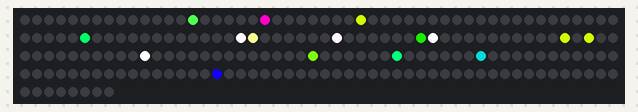
The sketch below on a simulated Arduino Uno, built with avr-gcc and run on an emulated ATmega328P. On the bench: 208 RGB LEDs in strip order, left to right, continuing on the next row. Random numbers use the default seed unless the sketch sets one.

Above: at 0.19 s.
At 3.99 s:
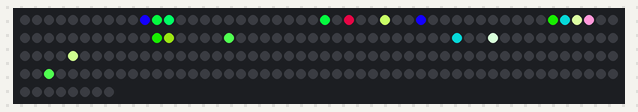
At 9.02 s:
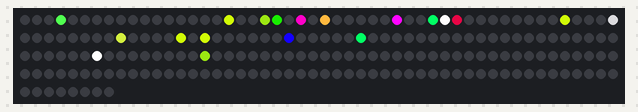
At 18.34 s:
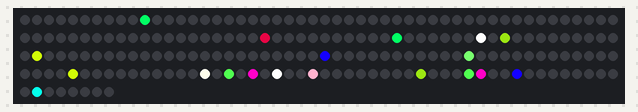
At 27.66 s:
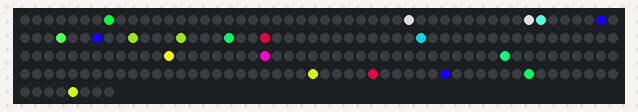
At 36.9 s:
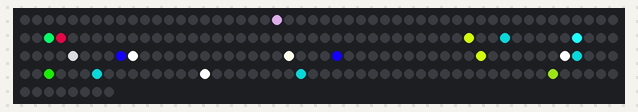

The sketch:

colorful_multi_bouncy_ball_physics.ino
```cpp
#include <LPD8806.h>
#include <SPI.h>
#include "ball.h"

const int
  ledCount = 208,
  ledPerMeter = 52,
  updateInterval = 1;
const float
  gravity = 5, // Earth gravity in m/s^2
//  gravity = 1.622, // Lunar gravity in m/s^2
  ledSpacing = 0.75 / ledPerMeter,
  stripCeiling = (ledCount - 1) * ledSpacing,
  timeFactor = updateInterval / 1000.0;
LPD8806
  strip = LPD8806(ledCount);
Ball balls[] = {
      Ball(stripCeiling, 25, .80, 1.0),
    Ball(stripCeiling, 30, .75, 1.4),
    Ball(stripCeiling, 15, .25, 1.6),
    Ball(stripCeiling, 50, .15, 1.9),
    Ball(stripCeiling, 15, .35, 1.11),
    Ball(stripCeiling, 9, .95, 1.6),
    Ball(stripCeiling, 25, .15, 1.22),
    Ball(stripCeiling, 11, .05, 1.8),
    Ball(stripCeiling, 150, .25, 0.4),
    Ball(stripCeiling, 40, .35, 1.1),
    Ball(stripCeiling, 25, .80, 1.0),
    Ball(stripCeiling, 1, .75, 1.4),
    Ball(stripCeiling, 25, .75, 1.2),
    Ball(stripCeiling, 50, .05, 1.9),
    Ball(stripCeiling, 15, .35, 2),
    Ball(stripCeiling, 9, .95, 1.6),
    Ball(stripCeiling, 25, .15, 1.22),
    Ball(stripCeiling, 11, .05, 1.8),
    Ball(stripCeiling, 200, .25, 2.4),
    Ball(stripCeiling, 40, .35, .8),
    Ball(stripCeiling, 1, .35, 1.0),
    Ball(stripCeiling, 20, .35, 1.1),
    Ball(stripCeiling, 30, .35, 0.3),
    Ball(stripCeiling, 40, .35, 0.2),

  };

const long colors[] = {
    strip.Color(127, 0, 100),
    strip.Color(0, 127, 50),
    strip.Color(10, 0, 127),
    strip.Color(100, 120, 3),
    strip.Color(40, 127, 40),
    strip.Color(10, 100, 0),
    strip.Color(90, 2, 27),
    strip.Color(127, 127, 127),
    strip.Color(60, 89, 7),
    strip.Color(2, 70, 70),
    strip.Color(127, 0, 100),
    strip.Color(0, 127, 50),
    strip.Color(10, 0, 127),
    strip.Color(100, 120, 3),
    strip.Color(40, 127, 40),
    strip.Color(10, 100, 0),
    strip.Color(90, 2, 27),
    strip.Color(127, 127, 127),
    strip.Color(60, 89, 7),
    strip.Color(2, 70, 70),
    strip.Color(12, 127, 127),
    strip.Color(120, 120, 7),
    strip.Color(2, 120, 30),

  };
const byte ballCount = sizeof(balls) / sizeof(Ball);

void setup() {
  strip.begin();
  strip.show();
//  Serial.begin(57600);
}

void loop() {
  static long nextStep = 0;
  long milliSeconds = millis();
//  if (Serial.available())
    serialAddKineticEnergy();
  if (milliSeconds >= nextStep) {
    nextStep += updateInterval;
    for (byte i = ballCount; i-- > 0;)
      balls[i].travel(timeFactor, gravity);
    renderDots();
  }
}

void serialAddKineticEnergy(void) {
//  byte peekChar = Serial.peek();
//  if (peekChar >= '0' && peekChar <= '9') {
    // Adds or subtracts kinetic energy to/from the current ball motion.
//    unsigned long addedForce = Serial.parseInt();
    unsigned long addedForce = 9;
    for (int i = 0; i < ballCount; ++i) {
//      Serial.print("Ball #");
//      Serial.print(i + 1);
//      Serial.print(": Force of ");
//      Serial.print(addedForce);
//      Serial.print("J changes speed from ");
//      Serial.print(balls[i].speed, 4);
//      Serial.print(" to ");
      balls[i].applyForce(addedForce);
//      Serial.print(balls[i].speed, 4);
//      Serial.println("m/s");
    }
//  } else {
//    if (Serial.read() == '?') {
//      for (int i = 0; i < ballCount; ++i) {
//        Serial.print("Ball #");
//        Serial.print(i + 1);
//        Serial.print(": ");
//        balls[i].serialReport();
//      }
//    }
//  }
}

void renderDots(void) {
  // Render the height of the ball on the line.
  for (int i = 0; i < ballCount; ++i) {
    int index = (balls[i].height + ledSpacing / 2) / ledSpacing;
    strip.setPixelColor(index, colors[random(0,24)] | strip.getPixelColor(index));
  }
  strip.show();
  for (int i = ballCount; i-- > 0;)
    strip.setPixelColor((balls[i].height + ledSpacing / 2) / ledSpacing, 0);
}
```

ball.cpp
```cpp
#include "ball.h"

Ball::Ball(float ceiling, int mass, float elasticity):
    ceiling(ceiling),
    mass(mass),
    elasticity(elasticity) {
        direction = DOWN;
}

Ball::Ball(float ceiling, int mass, float elasticity, float height, float speed):
    ceiling(ceiling),
    mass(mass),
    elasticity(elasticity),
    height(height),
    speed(speed) {
        direction = DOWN;
}

void Ball::travel(float duration, float gravity) {
  // Applies an acceleration on the ball.
  //
  // Gravity and other downward pulling forces should
  // be given as positive numbers. Similarly, upward
  // forces should have a negative sign.
  float distance, newHeight, timeTaken, acceleration = -gravity;
  if (speed || (height < ceiling && height > 0)) {
    newHeight = height + displacementAccelerated(duration, acceleration);
    if (newHeight <= 0 || newHeight >= ceiling) {
      // Ball bounces, calculate exact time to collision
      #if DEBUG
        Serial.print("Bounce! d-calculated=");
        Serial.println(displacementAccelerated(duration, acceleration), 7);
      #endif
      distance = newHeight < 0 ? -height : ceiling - height;
      if (!distance) {
        timeTaken = 0;
      } else {
        // Only calculate time required if there is distance to cover
        #if DEBUG
          Serial.print("d-to-impact=");
          Serial.print(distance, 7);
          Serial.print(", v=");
          Serial.print(velocity(), 7);
        #endif
        timeTaken = timeForDisplacement(distance, acceleration);
        changeVelocity(timeTaken, acceleration);
        #if DEBUG
          Serial.print(", delta-t=");
          Serial.println(timeTaken, 7);
        #endif
      }
      bounce();
      // After the bounce, calculate the post-bounce movement
      changeVelocity(duration - timeTaken, acceleration);
      height = newHeight < 0 ? 0 : ceiling;
      #if DEBUG
        Serial.print("t-post-bounce=");
        Serial.print(duration - timeTaken, 7);
        Serial.print(", v=");
        Serial.print(velocity(), 7);
        Serial.print(", delta-h=");
        Serial.println(
            displacementAccelerated(duration - timeTaken, acceleration), 6);
      #endif
      height += displacementAccelerated(duration - timeTaken, acceleration);
      postBounceLimitCheck();
    } else {
      height = newHeight;
      changeVelocity(duration, acceleration);
    }
  }
}

void Ball::applyForce(float force) {
  // Applies a certain force to the ball in the current direction of motion.
  applyForce(force, direction);
}

void Ball::applyForce(float force, Direction dir) {
  // Applies a certain force to the ball in the given direction.
  //
  // If the force applied is in the current direction of motion,
  // the ball simply speeds up. In the other case, the ball slows
  // down until it hits a dead stop. If the force is greater than
  // that, the direction is reversed and the remainder of the force
  // is applied to generate speed in the new direction.
  if (dir == direction) {
    speedFromEnergy(kineticEnergy() + force);
  } else {
  float currentEnergy = kineticEnergy();
    if (force > currentEnergy)
      reverseDirection();
    speedFromEnergy(abs(currentEnergy - force));
  }
}

void Ball::bounce(void) {
  // Bounces the ball, flipping direction of movement.
  //
  // Also chips away a fraction of the kinetic energy of the ball,
  // dependent on the elasticity factor.
  #if DEBUG
    if (height > ceiling / 2)
      Serial.print("Ceiling bounce: ");
    else
      Serial.print("Floor bounce: ");
    serialReport();
  #endif
  reverseDirection();
  speedFromEnergy(kineticEnergy() * elasticity);
}

void Ball::postBounceLimitCheck(void) {
  // Checks whether the ball is within bounds after moving post-bounce.
  //
  // If it's out, it's placed at the edge with no speed, facing inward.
  if (height < 0) {
    height = 0;
    speed = 0;
    direction = UP;
  } else if (height > ceiling) {
    height = ceiling;
    speed = 0;
    direction = DOWN;
  }
}

void Ball::changeVelocity(float duration, float acceleration) {
  // Changes the velocity of the ball resulting from acceleration
  float speedDiff = abs(acceleration * duration);
  if (direction == (acceleration <= 0 ? DOWN : UP)) {
    speed += speedDiff;
  } else if (speedDiff > speed) {
    speed = speedDiff - speed;
    reverseDirection();
  } else {
    speed -= speedDiff;
  }
}

void Ball::reverseDirection(void) {
  // Reverses the direction of movement of the ball.
  direction = direction == UP ? DOWN : UP;
}

void Ball::speedFromEnergy(float energy) {
  // Resets the speed of the ball based on its mass and given kinetic energy
  speed = sqrt(energy / mass * 2);
}

float Ball::displacementAccelerated(float duration, float acceleration) {
  // Returns the distance moved during acceleration
  return displacementConstant(duration) + 0.5 * acceleration * sq(duration);
}

float Ball::displacementConstant(float duration) {
  // Returns thh distance moved during constant velocity
  return velocity() * duration;
}

float Ball::timeForDisplacement(float distance, float acceleration) {
  // Returns the time needed to travel the given distance under acceleration
  if (!acceleration)
    return distance / speed;
  return (sqrt(sq(speed) + 2 * acceleration * distance) - speed) / acceleration;
}

float Ball::kineticEnergy(void) {
  // Returns the kinetic energy of the ball in Joule.
  return 0.5 * mass * sq(speed);
}

float Ball::velocity(void) {
  // Returns the velocity (speed * direction) of the ball; Positive is upward
  return speed * direction;
}

void Ball::serialReport() {
  // Reports the current height, speed and kinetic energy over serial
  Serial.print("h=");
  Serial.print(height, 7);
  Serial.print(", v=");
  Serial.print(speed, 7);
  Serial.print(", k=");
  Serial.println(kineticEnergy(), 4);
}
```

ball.h
```cpp
#include <Arduino.h>

class Ball {
  public:
    enum Direction {
        DOWN = -1,
        UP = 1
    };
    Ball(float ceiling, int mass, float elasticity),
    Ball(float ceiling, int mass, float elasticity, float height, float speed = 0);
    const float elasticity;
    float
      height,
      speed,
      kineticEnergy(void),
      velocity(void);
    void
      applyForce(float force),
      applyForce(float force, Direction dir),
      serialReport(),
      travel(float duration, float acceleration = 0);

  private:
    const int mass;
    const float ceiling;
    Direction direction;
    float
      displacementAccelerated(float duration, float acceleration),
      displacementConstant(float duration),
      timeForDisplacement(float distance, float acceleration);
    void
      bounce(void),
      changeVelocity(float acceleration, float duration),
      postBounceLimitCheck(void),
      reverseDirection(void),
      speedFromEnergy(float energy);
};
```
